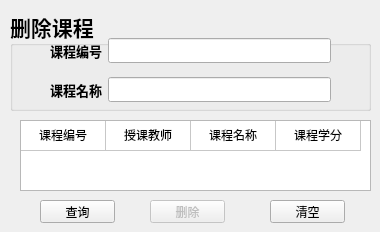
      <widget class="QWidget" name="tab_7">
       <attribute name="title">
        <string>删除</string>
       </attribute>
       <widget class="QGroupBox" name="groupBox_4">
        <property name="geometry">
         <rect>
          <x>10</x>
          <y>10</y>
          <width>361</width>
          <height>101</height>
         </rect>
        </property>
        <property name="font">
         <font>
          <family>华文隶书</family>
          <pointsize>16</pointsize>
          <weight>75</weight>
          <bold>true</bold>
         </font>
        </property>
        <property name="title">
         <string>删除课程</string>
        </property>
        <widget class="QWidget" name="layoutWidget_2">
         <property name="geometry">
          <rect>
           <x>40</x>
           <y>20</y>
           <width>281</width>
           <height>81</height>
          </rect>
         </property>
         <layout class="QVBoxLayout" name="verticalLayout_4">
          <item>
           <layout class="QHBoxLayout" name="horizontalLayout_11">
            <item>
             <widget class="QLabel" name="delCnoLabel">
              <property name="font">
               <font>
                <family>仿宋</family>
                <pointsize>10</pointsize>
               </font>
              </property>
              <property name="text">
               <string>课程编号</string>
              </property>
             </widget>
            </item>
            <item>
             <widget class="QLineEdit" name="delCnoInput">
              <property name="font">
               <font>
                <family>宋体</family>
                <pointsize>9</pointsize>
               </font>
              </property>
             </widget>
            </item>
           </layout>
          </item>
          <item>
           <layout class="QHBoxLayout" name="horizontalLayout_13">
            <item>
             <widget class="QLabel" name="delCnameLabel">
              <property name="font">
               <font>
                <family>仿宋</family>
                <pointsize>10</pointsize>
               </font>
              </property>
              <property name="text">
               <string>课程名称</string>
              </property>
             </widget>
            </item>
            <item>
             <widget class="QLineEdit" name="delCnameInput">
              <property name="font">
               <font>
                <family>宋体</family>
                <pointsize>9</pointsize>
               </font>
              </property>
             </widget>
            </item>
           </layout>
          </item>
         </layout>
        </widget>
       </widget>
       <widget class="QTableWidget" name="delShowTable">
        <property name="geometry">
         <rect>
          <x>20</x>
          <y>120</y>
          <width>351</width>
          <height>71</height>
         </rect>
        </property>
        <property name="font">
         <font>
          <family>宋体</family>
          <pointsize>9</pointsize>
          <weight>50</weight>
          <bold>false</bold>
         </font>
        </property>
        <property name="autoFillBackground">
         <bool>false</bool>
        </property>
        <property name="lineWidth">
         <number>1</number>
        </property>
        <property name="horizontalScrollBarPolicy">
         <enum>Qt::ScrollBarAsNeeded</enum>
        </property>
        <property name="sizeAdjustPolicy">
         <enum>QAbstractScrollArea::AdjustToContents</enum>
        </property>
        <property name="autoScroll">
         <bool>true</bool>
        </property>
        <property name="gridStyle">
         <enum>Qt::SolidLine</enum>
        </property>
        <property name="rowCount">
         <number>1</number>
        </property>
        <property name="columnCount">
         <number>4</number>
        </property>
        <attribute name="horizontalHeaderVisible">
         <bool>false</bool>
        </attribute>
        <attribute name="horizontalHeaderDefaultSectionSize">
         <number>85</number>
        </attribute>
        <attribute name="verticalHeaderVisible">
         <bool>false</bool>
        </attribute>
        <row/>
        <column/>
        <column/>
        <column/>
        <column/>
        <item row="0" column="0">
         <property name="text">
          <string>课程编号</string>
         </property>
         <property name="textAlignment">
          <set>AlignCenter</set>
         </property>
        </item>
        <item row="0" column="1">
         <property name="text">
          <string>授课教师</string>
         </property>
         <property name="textAlignment">
          <set>AlignCenter</set>
         </property>
        </item>
        <item row="0" column="2">
         <property name="text">
          <string>课程名称</string>
         </property>
         <property name="textAlignment">
          <set>AlignCenter</set>
         </property>
        </item>
        <item row="0" column="3">
         <property name="text">
          <string>课程学分</string>
         </property>
         <property name="textAlignment">
          <set>AlignCenter</set>
         </property>
        </item>
       </widget>
       <widget class="QPushButton" name="delCbtn">
        <property name="enabled">
         <bool>false</bool>
        </property>
        <property name="geometry">
         <rect>
          <x>150</x>
          <y>200</y>
          <width>75</width>
          <height>23</height>
         </rect>
        </property>
        <property name="font">
         <font>
          <family>宋体</family>
          <pointsize>9</pointsize>
          <weight>50</weight>
          <bold>false</bold>
         </font>
        </property>
        <property name="text">
         <string>删除</string>
        </property>
       </widget>
       <widget class="QPushButton" name="resetCdelbtn">
        <property name="geometry">
         <rect>
          <x>270</x>
          <y>200</y>
          <width>75</width>
          <height>23</height>
         </rect>
        </property>
        <property name="font">
         <font>
          <family>宋体</family>
          <pointsize>9</pointsize>
          <weight>50</weight>
          <bold>false</bold>
         </font>
        </property>
        <property name="text">
         <string>清空</string>
        </property>
       </widget>
       <widget class="QPushButton" name="delCourseFindBtn">
        <property name="geometry">
         <rect>
          <x>40</x>
          <y>200</y>
          <width>75</width>
          <height>23</height>
         </rect>
        </property>
        <property name="font">
         <font>
          <family>宋体</family>
          <pointsize>9</pointsize>
          <weight>50</weight>
          <bold>false</bold>
         </font>
        </property>
        <property name="text">
         <string>查询</string>
        </property>
       </widget>
      </widget>
